Frame 1 (no input): blank canvas, image omitted
Frame 60 (no input): blank canvas, image omitted
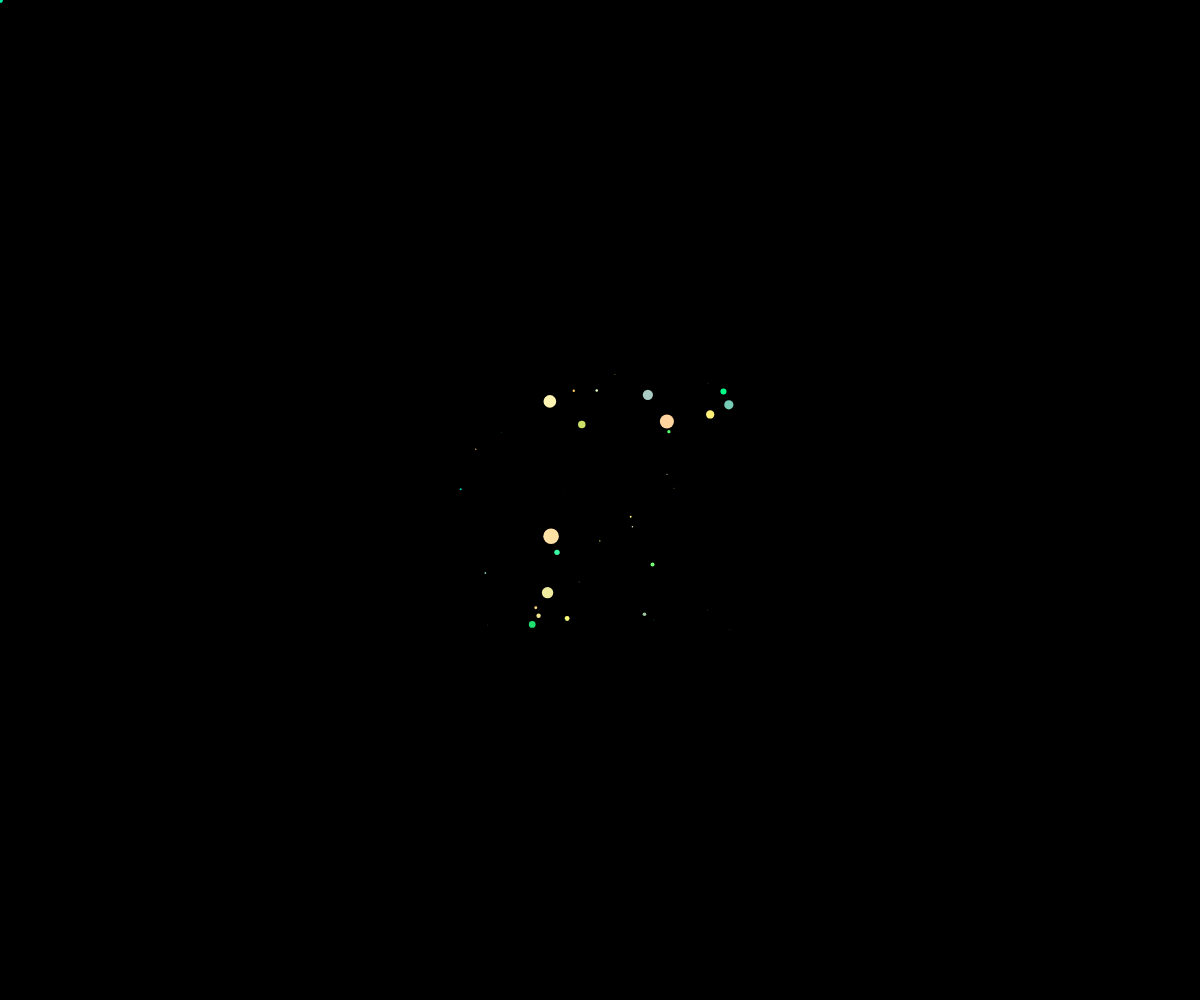
Frame 120 (the mouse pressed at the canvas centre since frame 60)

The p5.js sketch whose frames 1 and 60 were blank and that drew this single picture after the mouse press (run headless with seeded random() and noise() and a simulated clock; from frame 60 on, the mouse is pressed at the canvas centre):

// p5.js sketch
// ── sketch.js
function setup() {
	createCanvas(windowWidth, windowHeight);
	background(0);
}

function draw() {
    //background(0, 10);
}

let mode = 1;
function mousePressed(){
    mode++;
}

function mouseMoved(){
    let amount = int(random(10, 50));
    let r = random(2, 20);
    let delta = sqrt(dist(pmouseX, pmouseY, mouseX, mouseY)) * 5; // dist是取前後兩次滑鼠的距離，滑鼠移動越快，則噴灑範圍越廣；sqrt想讓dist的值小一點，使得滑鼠移動快時，點點不會因此變得太分散
    noStroke();
    if (mode % 3 == 1){ // round splatter brush
        for (let i = 0; i < amount; i++){
            fill(random(frameCount%255+mouseY), random(200, 255), random(100, 200));
            ellipse(mouseX+random(-delta, delta), mouseY+random(-delta, delta), r);
            r *= 0.9;
        }
    }
    else if (mode % 3 == 2){ // square splatter brush
        for (let i = 0; i < amount; i++){
            fill(random(100, 200), random(200, 255), random(frameCount%255+mouseY));
            rect(mouseX+random(-delta, delta), mouseY+random(-delta, delta), r);
            r *= 0.9;
        }
    } 
    else{ // crystal splatter brush
        for (let i = 0; i < 10; i++){
            fill(random(200, 255), random(frameCount%255+mouseY), random(100, 200));
            let crystalSize = random(1,5); // distance of crystal center to (x1,y1)
            let x1 = mouseX+random(-delta, delta);
            let y1 = mouseY+random(-delta, delta);
            let x2 = x1 + crystalSize;
            let y2 = y1 + crystalSize * 2;
            let x3 = x1 + crystalSize * 2;
            let y3 = y1;
            let x4 = x2;
            let y4 = y1 - crystalSize * 2;
            quad(x1, y1, x2, y2, x3, y3, x4, y4);
        }
    }
}
